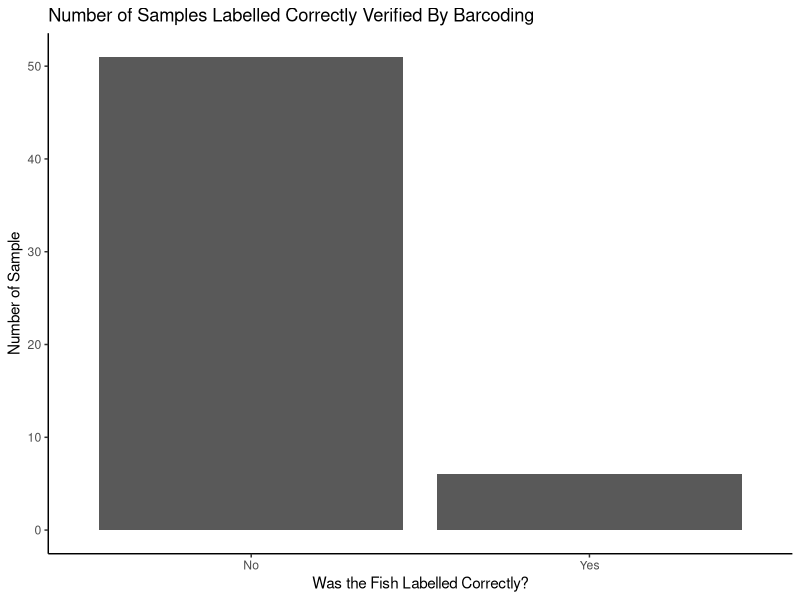
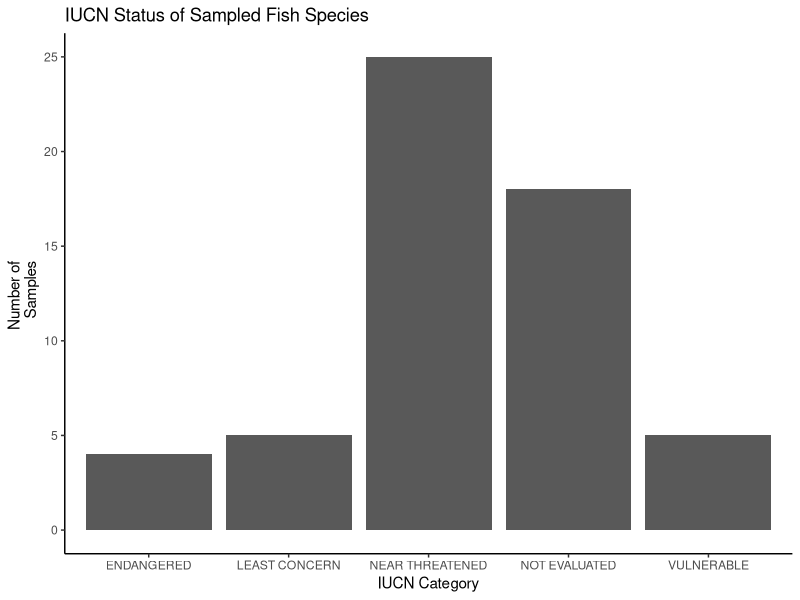

The R script that drew these images, in order:
## ---- chunk 1
library(tidyverse)
library(ggplot2)
## ---- chunk 2
# reading the class data 
class_data <- read_csv("2022_EEB382_Barcoding_ClassData.csv")
## ---- chunk 3
# Graph 1: Common Name Matches Exactly with Blasted Common Name 
# 
# Summary(class_data) # 57 total samples 
# Adding New column whose values state whether common Name == Blasted Name
new_data <- class_data %>% 
  mutate(correctly_labelled = 
           case_when(toupper(`Sample was labelled`) ==
                      toupper(`Common name (BLAST match)`)~"Yes",
                     toupper(`Sample was labelled`) !=
                      toupper(`Common name (BLAST match)`)~"No")) %>% 
  group_by(correctly_labelled) %>% 
  tally() %>% 
  ggplot(aes(y=n, x=correctly_labelled)) + geom_bar(stat = "identity") + 
  labs(title = "Number of Samples Labelled Correctly Verified By Barcoding", x=
         "Was the Fish Labelled Correctly?", y= "Number of Sample") + theme_classic()

new_data

  
## ---- chunk 4
class_data %>% 
  mutate(status = toupper(`IUCN status`)) %>% 
  group_by(status) %>% 
  tally() %>% 
  ggplot(aes(y=n, x= status)) + geom_bar(stat = "identity") + labs(title = 
  "IUCN Status of Sampled Fish Species", x = "IUCN Category", y = "Number of 
  Samples") + theme_classic()
  

